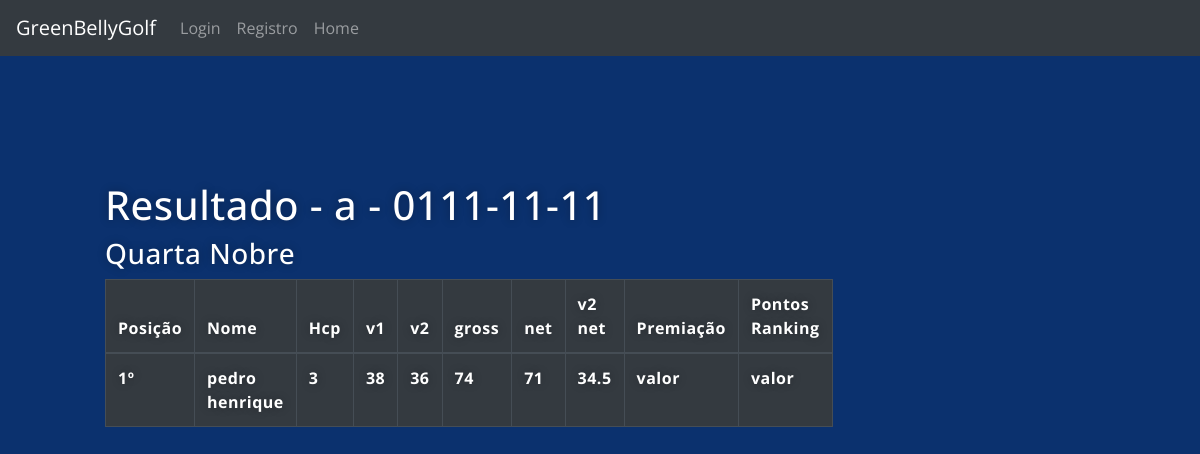
/torneio/apuracao/1/resultado, run on the app's committed database.
### main.py (models this page shows)
class Torneios(db.Model):
    id = db.Column(db.Integer, primary_key=True)
    name = db.Column(db.String(1000))
    date = db.Column(db.String(100))
    type = db.Column(db.String(100))
    cat = db.Column(db.String(100))

class Torneio_atual(db.Model):
    id = db.Column(db.Integer, primary_key=True)
    torneio_id = db.Column(db.String(100))
    jogador_id = db.Column(db.String(100))
    jogador = db.Column(db.String(100))
    hcp = db.Column(db.String(100))
    cat = db.Column(db.String(100))
    juv = db.Column(db.String(100))
    senior = db.Column(db.String(100))
    b_saida = db.Column(db.String(100))
    pago = db.Column(db.String(100))
    b1 = db.Column(db.Integer)
    b2 = db.Column(db.Integer)
    b3 = db.Column(db.Integer)
    b4 = db.Column(db.Integer)
    b5 = db.Column(db.Integer)
    b6 = db.Column(db.Integer)
    b7 = db.Column(db.Integer)
    b8 = db.Column(db.Integer)
    b9 = db.Column(db.Integer)
    b10 = db.Column(db.Integer)
    b11 = db.Column(db.Integer)
    b12 = db.Column(db.Integer)
    b13 = db.Column(db.Integer)
    b14 = db.Column(db.Integer)
    b15 = db.Column(db.Integer)
    b16 = db.Column(db.Integer)
    b17 = db.Column(db.Integer)
    b18 = db.Column(db.Integer)
    v1_gross = db.Column(db.Integer)
    v2_gross = db.Column(db.Integer)
    total_gross = db.Column(db.Integer)
    total_net = db.Column(db.Integer)
    v2_net = db.Column(db.Integer)
    ult_6b_net = db.Column(db.Integer)
    ult_3b_net = db.Column(db.Integer)
    ult_b_net = db.Column(db.Integer)
    ganhos = db.Column(db.Integer)
    pt_rkg = db.Column(db.Integer)
    obs = db.Column(db.String(100))

### main.py (the view)
@ app.route('/torneio/apuracao/<id>/resultado')
def resultado_apuracao(id):
    t = Torneios.query.filter_by(id=id).first()
    torneio = Torneio_atual.query.filter_by(
        torneio_id=id).order_by(Torneio_atual.total_net, Torneio_atual.v2_net, Torneio_atual.ult_6b_net, Torneio_atual.ult_3b_net, Torneio_atual.ult_b_net).all()
    return render_template('resultado_apuracao.html',
                           title='resultado',
                           t=t, torneio=torneio)

### templates/resultado_apuracao.html (shortened to what this page needs)
{% extends "base.html" %}
{% block content %}
<div class="box_left">
    <div class="jog_cad">
        <h1 style="padding-top:50px">Resultado - {{t.name}} - {{t.date}}</h1>
        <h3>{{t.type}}</h3>
        <table class="table table-dark table-bordered ">
            <thead class="thead-dark">
                <tr>
                    <th scope="col">Posição</th>
                    <th scope="col">Nome</th>
                    <th scope="col">Hcp</th>
                    <th scope="col">v1</th>
                    <th scope="col">v2</th>
                    <th scope="col">gross</th>
                    <th scope="col">net</th>
                    <th scope="col">v2 net</th>
                    <th scope="col">Premiação</th>
                    <th scope="col">Pontos Ranking</th>
                </tr>
            </thead>
            <tbody>
                {% for row in torneio %}
                <tr>
                    <th scope="row">{{loop.index}}º</th>
                    <th scope="row">{{row.jogador}}
                    </th>
                    <th scope="row">{{row.hcp}}</th>
                    <th scope="row">{{row.v1_gross}}</th>
                    <th scope="row">{{row.v2_gross}}</th>
                    <th scope="row">{{row.total_gross}}</th>
                    <th scope="row">{{row.total_net}}</th>
                    <th scope="row">{{row.v2_net}}</th>
                    <th scope="row">valor</th>
                    <th scope="row">valor</th>
                    {% endfor %}
            </tbody>
    </div>
</div>
{% endblock %}

### static/css/styles.css (style rules this page uses)
* { -webkit-box-sizing: border-box; -moz-box-sizing: border-box; -ms-box-sizing: border-box; -o-box-sizing: border-box; box-sizing: border-box; }
html { height: 100%; margin: auto; }
body { margin: auto; height: 100%; font-family: 'Open Sans', sans-serif; background: #0b316e; }
.box_left { position: relative; top: 5%; left: 5%; margin: 10px 0 0 10px; width: 500px; height: 300px; color: #fff; text-shadow: 0 0 10px rgba(0, 0, 0, 0.3); letter-spacing: 0.5px; text-align: center; }
.jog_cad { position: relative; left: 5%; margin: 35px 0 0 10px; width: fit-content; height: 300px; color: #fff; text-shadow: 0 0 10px rgba(0, 0, 0, 0.3); letter-spacing: 0.5px; text-align: left; }

### data on the page
Torneios: name "a", date "0111-11-11", type "Quarta Nobre"
Torneio_atual: jogador "pedro henrique", hcp "3", v1_gross "38", v2_gross "36", total_gross "74", total_net "71", v2_net "34.5"
